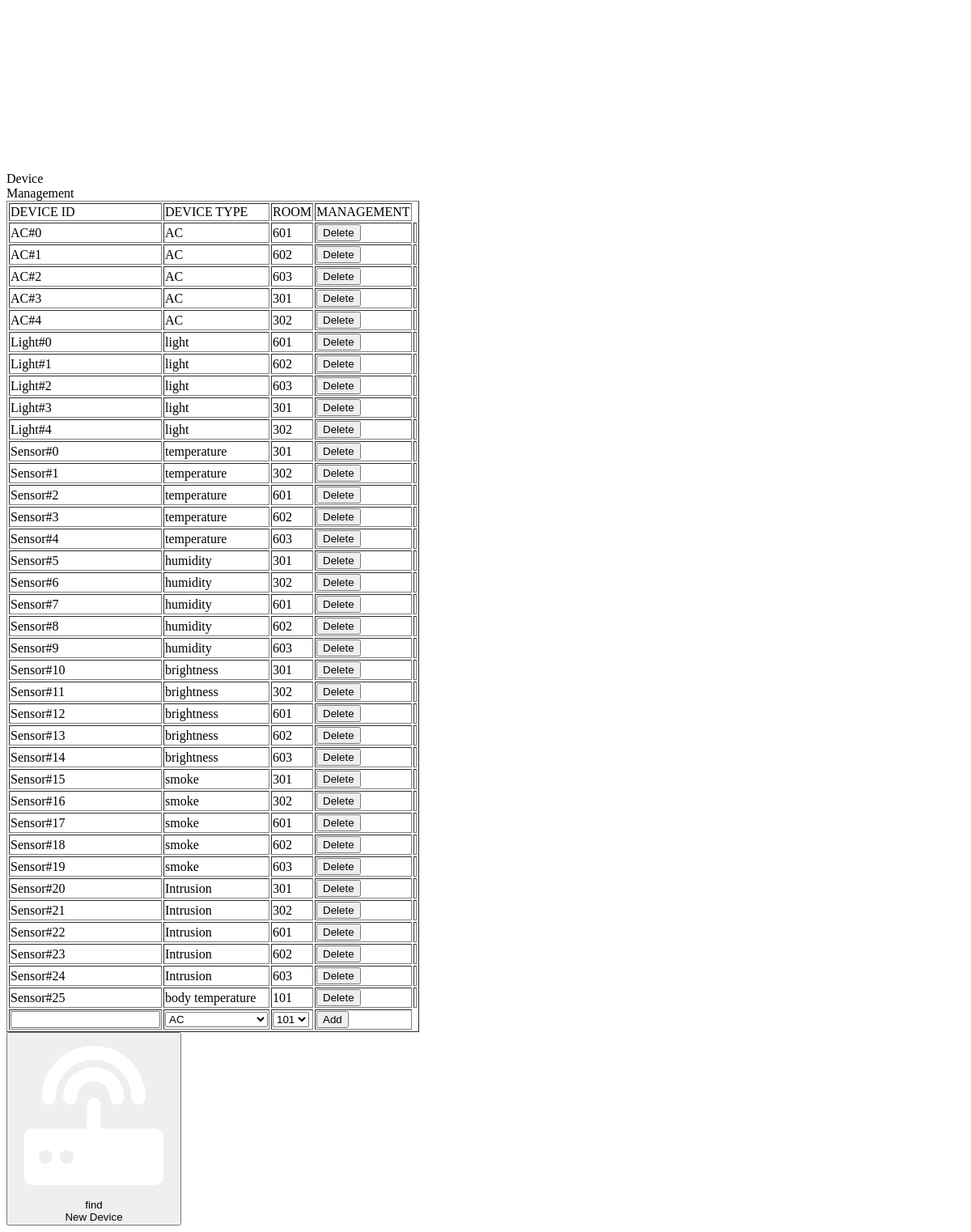
Before: /pages/device_management.php with the older database file.
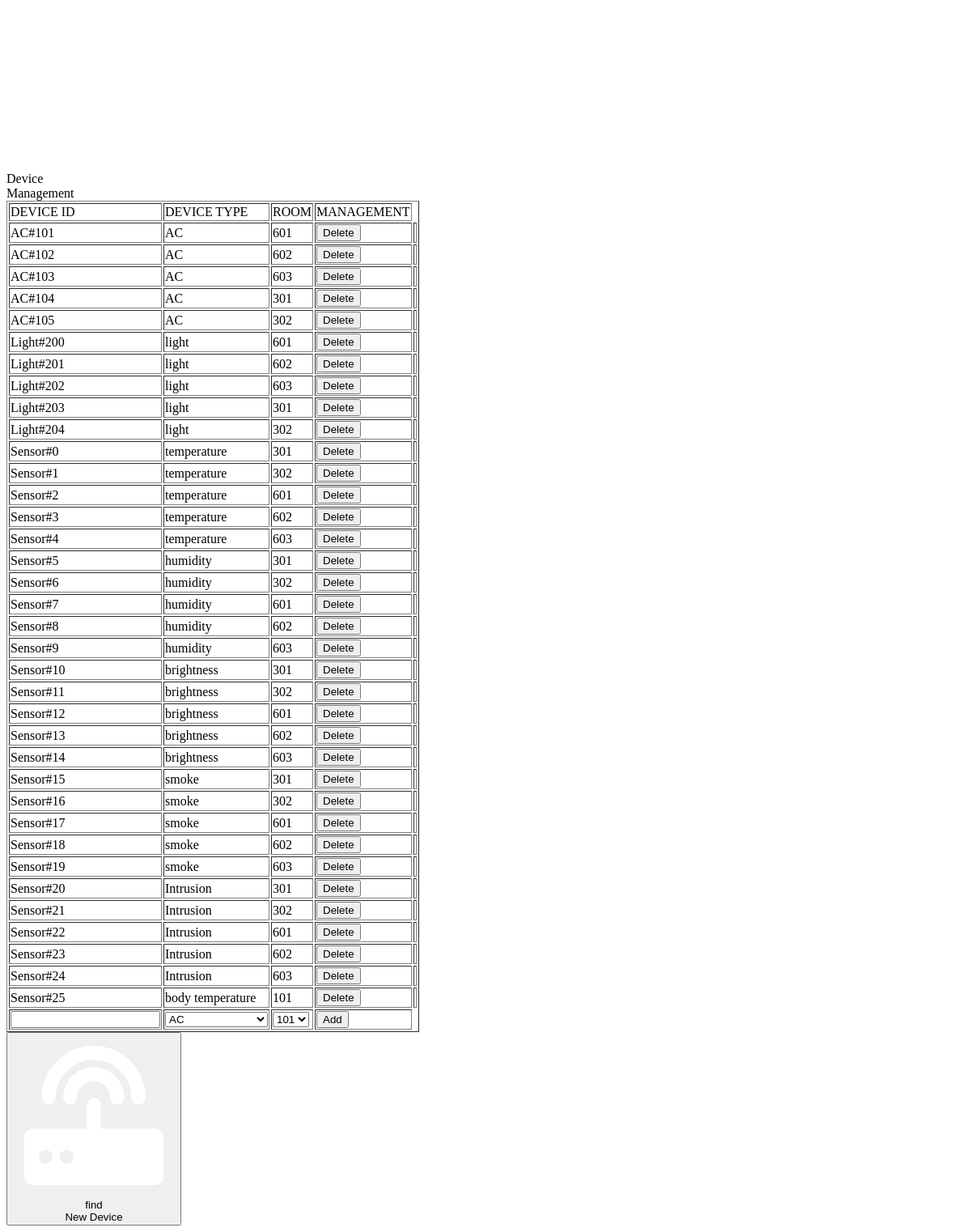
After: the same page with the newer database file.
### tables this page shows
CREATE TABLE `ac_sys` (
  `idac_sys` int NOT NULL,
  `ac_onoff` int NOT NULL DEFAULT '0',
  `tempereture` int NOT NULL DEFAULT '26',
  `fanspeed` int NOT NULL DEFAULT '3',
  `mode` int NOT NULL DEFAULT '1',
  `idroom` int NOT NULL,
  PRIMARY KEY (`idac_sys`),
  KEY `ac_sys_idroom_idx` (`idroom`),
  CONSTRAINT `ac_sys_idroom` FOREIGN KEY (`idroom`) REFERENCES `room` (`idroom`) ON DELETE RESTRICT ON UPDATE CASCADE
);

CREATE TABLE `lighting_sys` (
  `idlighting_sys` int NOT NULL,
  `light_onoff` int NOT NULL DEFAULT '0',
  `light_brightness` int NOT NULL DEFAULT '50',
  `curtain_position` int NOT NULL DEFAULT '50',
  `idroom` int NOT NULL,
  PRIMARY KEY (`idlighting_sys`),
  KEY `lighting_sys_idroom_idx` (`idroom`),
  CONSTRAINT `lighting_sys_idroom` FOREIGN KEY (`idroom`) REFERENCES `room` (`idroom`) ON DELETE RESTRICT ON UPDATE CASCADE
);

CREATE TABLE `sensor` (
  `idsensor` int NOT NULL,
  `type` varchar(64) NOT NULL,
  `value` float DEFAULT NULL,
  `idroom` int NOT NULL,
  `time` timestamp NULL DEFAULT CURRENT_TIMESTAMP ON UPDATE CURRENT_TIMESTAMP,
  PRIMARY KEY (`idsensor`),
  KEY `idroom_idx` (`idroom`),
  CONSTRAINT `sensor_idroom` FOREIGN KEY (`idroom`) REFERENCES `room` (`idroom`) ON DELETE RESTRICT ON UPDATE CASCADE
);

### pages/device_management.php (the view, shortened to what this page needs)
<!DOCTYPE html>
<html>
<head>
</head>
<body>
	<div class="page_title">
		<img src="./image/device.png" />
		<div class="buttonText2">Device</div>
		<div class="buttonText2">Management</div>
	</div>
	<table border="1" id='table'>
		<?php
		$table = '';
		$table .= "<tr>
		<td>DEVICE ID</td>
		<td>DEVICE TYPE</td>
		<td>ROOM</td>
		<td>MANAGEMENT</td>
		</tr>";
		try {
			$db = connect();
			$stmt = $db->prepare("SELECT * FROM ac_sys");
			$stmt->execute();
			$res = $stmt->fetchAll(PDO::FETCH_ASSOC);
		} catch (PDOException $e) {
			echo "Error: " . $e->getMessage();
		}
		if (!empty($res)) {
			foreach ($res as $key => $value) {
				$table .= '<tr>';
				$table .= "<td>AC#{$value['idac_sys']}</td>";
				$table .= "<td>AC</td>";
				$table .= "<td>{$value['idroom']}</td>";
				$table .= "<td><button onclick='delete_device({$value['idac_sys']}, 1)'>Delete</button><td>";
				$table .= "</tr>";
			}
		}
		try {
			$stmt = $db->prepare("SELECT * FROM lighting_sys");
			$stmt->execute();
			$res = $stmt->fetchAll(PDO::FETCH_ASSOC);
		} catch (PDOException $e) {
			echo "Error: " . $e->getMessage();
		}
		if (!empty($res)) {
			foreach ($res as $key => $value) {
				$table .= '<tr>';
				$table .= "<td>Light#{$value['idlighting_sys']}</td>";
				$table .= "<td>light</td>";
				$table .= "<td>{$value['idroom']}</td>";
				$table .= "<td><button onclick='delete_device({$value['idlighting_sys']}, 2)'>Delete</button><td>";
				$table .= "</tr>";
			}
		}
		try {
			$stmt = $db->prepare("SELECT * FROM sensor");
			$stmt->execute();
			$stmt_room = $db->prepare("SELECT * FROM room");
			$stmt_room->execute();
			$res = $stmt->fetchAll(PDO::FETCH_ASSOC);
			$res_room = $stmt_room->fetchAll(PDO::FETCH_ASSOC);
		} catch (PDOException $e) {
			echo "Error: " . $e->getMessage();
		}
		if (!empty($res)) {
			foreach ($res as $key => $value) {
				$table .= '<tr>';
				$table .= "<td>Sensor#{$value['idsensor']}</td>";
				$table .= "<td>{$value['type']}</td>";
				$table .= "<td>{$value['idroom']}</td>";
				$table .= "<td><button onclick='delete_device({$value['idsensor']}, 3)'>Delete</button><td>";
				$table .= "</tr>";
			}
		}
		$table .= "<form action='add.device.php' method='POST'>
		<tr><td><input type='text' name='id_device' id='id_device'></td>
		<td><select name='type' id='type'>
		<option value='AC'>AC</option>
		<option value='light'>light</option>
		<option value='temperature'>temperature</option>
		<option value='humidity'>humidity</option>
		<option value='brightness'>brightness</option>
		<option value='smoke'>smoke</option>
		<option value='intrusion'>intrusion</option>
		<option value='body temperature'>body temperature</option>
		</select></td>
		<td><select name='idroom' id='idroom'>";
		foreach ($res_room as $key => $room) {
			$table .= "<option value='{$room['idroom']}' >{$room['idroom']}</option>";
		}
		$table .= "</select></td>
		<td><button onclick='add_device()'>Add</button></td>
		</tr></form>";
		echo $table;
		?>
	</table>
	<button class="button" id="find_new_device" onclick="findDevice()">
		<img src="./image/device.png" />
		<div class="buttonText1">find</div>
		<div class="buttonText2">New Device</div>
	</button>
</body>
</html>

Changed rows visible on the page:
removed ac_sys: idac_sys "0", idroom "601"
removed ac_sys: idac_sys "1", idroom "602"
removed ac_sys: idac_sys "2", idroom "603"
removed ac_sys: idac_sys "3", idroom "301"
removed ac_sys: idac_sys "4", idroom "302"
removed lighting_sys: idlighting_sys "0", idroom "601"
removed lighting_sys: idlighting_sys "1", idroom "602"
removed lighting_sys: idlighting_sys "2", idroom "603"
removed lighting_sys: idlighting_sys "3", idroom "301"
removed lighting_sys: idlighting_sys "4", idroom "302"
added ac_sys: idac_sys "101", idroom "601"
added ac_sys: idac_sys "102", idroom "602"
added ac_sys: idac_sys "103", idroom "603"
added ac_sys: idac_sys "104", idroom "301"
added ac_sys: idac_sys "105", idroom "302"
added lighting_sys: idlighting_sys "200", idroom "601"
added lighting_sys: idlighting_sys "201", idroom "602"
added lighting_sys: idlighting_sys "202", idroom "603"
added lighting_sys: idlighting_sys "203", idroom "301"
added lighting_sys: idlighting_sys "204", idroom "302"
